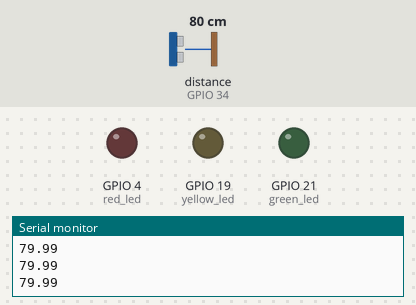
Simulated run of this sketch. Board: ESP32. Shown: output pins drawn as LEDs (lit = HIGH), the last lines printed to the serial monitor. Wiring (inferred from the names in the program): ultrasonic range finder: trigger GPIO 18; echo GPIO 34. The test bench sets the inputs (shaded band); at power-on: distance to the obstacle (sensor on GPIO 34) 80 cm. The echo pulse lasts 58.3 µs per cm; pins used as bus, display or sensor lines are not drawn.

Above: at 1.3 s.
1.4 s: distance to the obstacle (sensor on GPIO 34) set to 66 cm
2.9 s: distance to the obstacle (sensor on GPIO 34) set to 55 cm
At 3.4 s:
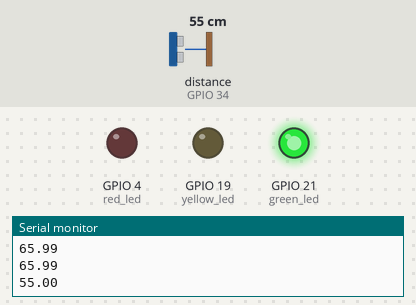
4.5 s: distance to the obstacle (sensor on GPIO 34) set to 32 cm
6.0 s: distance to the obstacle (sensor on GPIO 34) set to 28 cm
At 7.2 s:
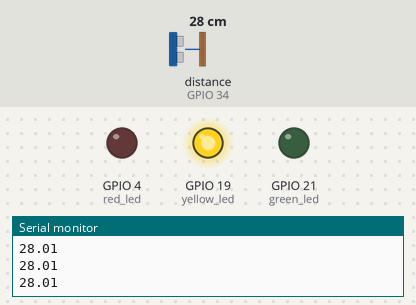
7.5 s: distance to the obstacle (sensor on GPIO 34) set to 16 cm
9.0 s: distance to the obstacle (sensor on GPIO 34) set to 13 cm
At 10.1 s:
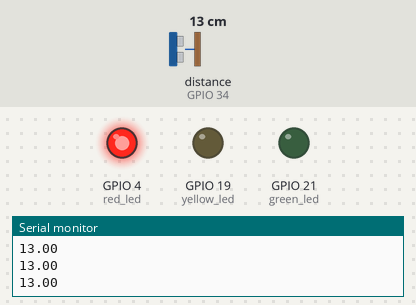
Timing chart, 0 to 11.5 s (numbered marks = the images above; inputs shaded):
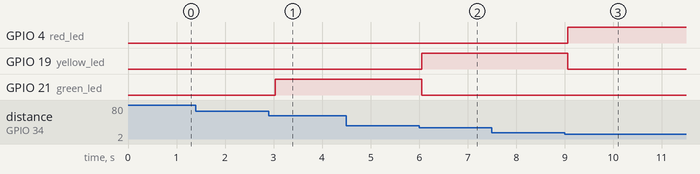

The sketch:

ultra.ino
```cpp
void setup() {
  Serial.begin(115200);
  pinMode(18,OUTPUT); //trig pin
  pinMode(34,INPUT); //echo pin
  pinMode(4,OUTPUT); //red led
  pinMode(19,OUTPUT); //yellow led
  pinMode(21,OUTPUT); //green led
}

void loop() {
  digitalWrite(18,LOW);
  delayMicroseconds(2);
  digitalWrite(18,HIGH);
  delayMicroseconds(10);
  digitalWrite(18,LOW);

  long duration=pulseIn(34,HIGH);  //duration for which echo is high
  float distance=duration*0.0343/2; //convert to distance
  Serial.println(distance);

  digitalWrite(4,LOW);   // initialize all leds to low
  digitalWrite(19,LOW);
  digitalWrite(21,LOW);

  if(distance>30&&distance<60)
  digitalWrite(21,HIGH);  //green led
  else if(distance>15&&distance<30)
  digitalWrite(19,HIGH);  //yellow led
  else if(5<distance&&distance<15)
  digitalWrite(4,HIGH);  //red led

  delay(500);
}
```

Measured:
- the behaviour switches between 61 and 60 cm on distance to the obstacle (sensor on GPIO 34) (found by bisection; images 0 and 1)
- the behaviour switches between 31 and 30 cm on distance to the obstacle (sensor on GPIO 34) (found by bisection; images 1 and 2)
- the behaviour switches between 15 and 14 cm on distance to the obstacle (sensor on GPIO 34) (found by bisection; images 2 and 3)
- after the input at 2.9 s, GPIO 21 (green_led): LOW → HIGH after 0.13 s
- after the input at 6.0 s, GPIO 19 (yellow_led): LOW → HIGH after 0.05 s; GPIO 21 (green_led): HIGH → LOW after 0.05 s
- after the input at 9.0 s, GPIO 4 (red_led): LOW → HIGH after 0.06 s; GPIO 19 (yellow_led): HIGH → LOW after 0.06 s
